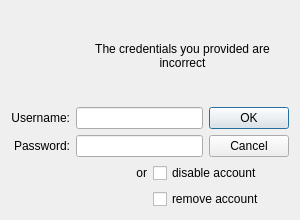
<?xml version="1.0" encoding="UTF-8"?>
<ui version="4.0">
 <class>AuthDialog</class>
 <widget class="QDialog" name="AuthDialog">
  <property name="geometry">
   <rect>
    <x>0</x>
    <y>0</y>
    <width>300</width>
    <height>220</height>
   </rect>
  </property>
  <property name="sizePolicy">
   <sizepolicy hsizetype="Fixed" vsizetype="Fixed">
    <horstretch>0</horstretch>
    <verstretch>0</verstretch>
   </sizepolicy>
  </property>
  <property name="minimumSize">
   <size>
    <width>300</width>
    <height>220</height>
   </size>
  </property>
  <property name="maximumSize">
   <size>
    <width>400</width>
    <height>220</height>
   </size>
  </property>
  <property name="windowTitle">
   <string>Authentication required</string>
  </property>
  <layout class="QVBoxLayout" name="verticalLayout">
   <item>
    <layout class="QGridLayout" name="gridLayout">
     <item row="0" column="0">
      <widget class="QLabel" name="label">
       <property name="minimumSize">
        <size>
         <width>0</width>
         <height>48</height>
        </size>
       </property>
       <property name="text">
        <string/>
       </property>
       <property name="pixmap">
        <pixmap resource="../res/resources.qrc">:/icons/warning_48.png</pixmap>
       </property>
       <property name="alignment">
        <set>Qt::AlignCenter</set>
       </property>
      </widget>
     </item>
     <item row="0" column="1" colspan="2">
      <widget class="QLabel" name="titleLabel">
       <property name="sizePolicy">
        <sizepolicy hsizetype="MinimumExpanding" vsizetype="Preferred">
         <horstretch>0</horstretch>
         <verstretch>0</verstretch>
        </sizepolicy>
       </property>
       <property name="text">
        <string>The credentials you provided are incorrect</string>
       </property>
       <property name="alignment">
        <set>Qt::AlignCenter</set>
       </property>
       <property name="wordWrap">
        <bool>true</bool>
       </property>
      </widget>
     </item>
     <item row="1" column="0">
      <widget class="QLabel" name="loginLabel">
       <property name="text">
        <string>Username:</string>
       </property>
       <property name="alignment">
        <set>Qt::AlignRight|Qt::AlignTrailing|Qt::AlignVCenter</set>
       </property>
       <property name="buddy">
        <cstring>loginEdit</cstring>
       </property>
      </widget>
     </item>
     <item row="1" column="1">
      <widget class="QLineEdit" name="loginEdit">
       <property name="text">
        <string/>
       </property>
      </widget>
     </item>
     <item row="1" column="2" rowspan="2">
      <widget class="QDialogButtonBox" name="buttonBox">
       <property name="orientation">
        <enum>Qt::Vertical</enum>
       </property>
       <property name="standardButtons">
        <set>QDialogButtonBox::Cancel|QDialogButtonBox::Ok</set>
       </property>
      </widget>
     </item>
     <item row="2" column="0">
      <widget class="QLabel" name="passwordLabel">
       <property name="text">
        <string>Password:</string>
       </property>
       <property name="alignment">
        <set>Qt::AlignRight|Qt::AlignTrailing|Qt::AlignVCenter</set>
       </property>
       <property name="buddy">
        <cstring>passwordEdit</cstring>
       </property>
      </widget>
     </item>
     <item row="2" column="1">
      <widget class="QLineEdit" name="passwordEdit">
       <property name="minimumSize">
        <size>
         <width>90</width>
         <height>0</height>
        </size>
       </property>
       <property name="layoutDirection">
        <enum>Qt::LeftToRight</enum>
       </property>
       <property name="text">
        <string/>
       </property>
       <property name="echoMode">
        <enum>QLineEdit::Password</enum>
       </property>
      </widget>
     </item>
    </layout>
   </item>
   <item>
    <layout class="QGridLayout" name="gridLayout_2">
     <item row="0" column="0">
      <widget class="QLabel" name="label_2">
       <property name="text">
        <string>or</string>
       </property>
       <property name="alignment">
        <set>Qt::AlignRight|Qt::AlignTrailing|Qt::AlignVCenter</set>
       </property>
      </widget>
     </item>
     <item row="0" column="1">
      <widget class="QCheckBox" name="disableBox">
       <property name="text">
        <string>disable account</string>
       </property>
       <attribute name="buttonGroup">
        <string>buttonGroup</string>
       </attribute>
      </widget>
     </item>
     <item row="1" column="1">
      <widget class="QCheckBox" name="removeBox">
       <property name="text">
        <string>remove account</string>
       </property>
       <attribute name="buttonGroup">
        <string>buttonGroup</string>
       </attribute>
      </widget>
     </item>
    </layout>
   </item>
  </layout>
 </widget>
 <tabstops>
  <tabstop>loginEdit</tabstop>
  <tabstop>passwordEdit</tabstop>
  <tabstop>disableBox</tabstop>
  <tabstop>buttonBox</tabstop>
 </tabstops>
 <resources>
  <include location="../res/resources.qrc"/>
 </resources>
 <connections>
  <connection>
   <sender>buttonBox</sender>
   <signal>rejected()</signal>
   <receiver>AuthDialog</receiver>
   <slot>reject()</slot>
   <hints>
    <hint type="sourcelabel">
     <x>262</x>
     <y>142</y>
    </hint>
    <hint type="destinationlabel">
     <x>274</x>
     <y>194</y>
    </hint>
   </hints>
  </connection>
  <connection>
   <sender>buttonBox</sender>
   <signal>accepted()</signal>
   <receiver>AuthDialog</receiver>
   <slot>accept()</slot>
   <hints>
    <hint type="sourcelabel">
     <x>262</x>
     <y>142</y>
    </hint>
    <hint type="destinationlabel">
     <x>157</x>
     <y>194</y>
    </hint>
   </hints>
  </connection>
 </connections>
 <buttongroups>
  <buttongroup name="buttonGroup"/>
 </buttongroups>
</ui>
